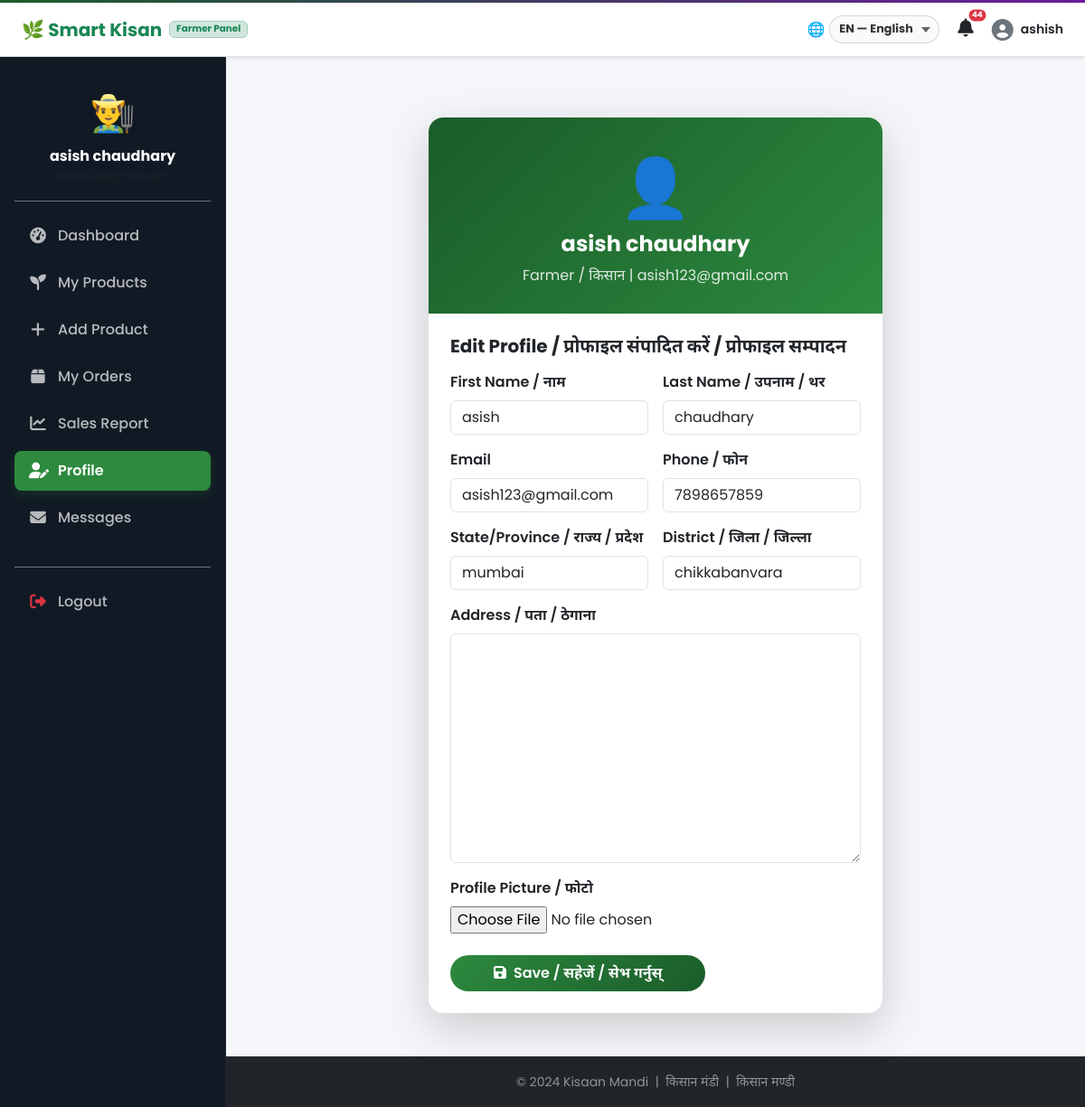
/accounts/profile/ (signed in), run on the app's committed database.
### accounts/models.py (models this page shows, shortened)
class CustomUser(AbstractUser):
    ROLE_CHOICES = [
        ('farmer', 'Farmer / किसान'),
        ('buyer', 'Buyer / खरीदार'),
        ('admin', 'Admin / प्रशासक'),
    ]
    role = models.CharField(max_length=10, choices=ROLE_CHOICES, default='buyer')
    phone = models.CharField(max_length=15, blank=True)
    address = models.TextField(blank=True)
    state = models.CharField(max_length=100, blank=True)
    district = models.CharField(max_length=100, blank=True)
    profile_pic = models.ImageField(upload_to='profiles/', blank=True, null=True)
    is_verified = models.BooleanField(default=False)
    created_at = models.DateTimeField(auto_now_add=True)
    @property
    def is_farmer(self):
        return self.role == 'farmer'

### accounts/views.py (the view)
# urls.py: path('profile/', views.profile_view, name='profile'),
@login_required
def profile_view(request):
    if request.method == 'POST':
        form = ProfileUpdateForm(request.POST, request.FILES, instance=request.user)
        if form.is_valid():
            form.save()
            messages.success(request, 'Profile updated! / प्रोफाइल अपडेट हुई!')
            return redirect('profile')
    else:
        form = ProfileUpdateForm(instance=request.user)
    context = {
        'form': form,
        'base_template': 'base_farmer.html' if request.user.is_farmer else 'base.html',
        'active_tab': 'profile'
    }
    return render(request, 'accounts/profile.html', context)

### accounts/forms.py (shortened to what this page needs)
class ProfileUpdateForm(forms.ModelForm):
    phone = forms.CharField(max_length=10, required=True)
    class Meta:
        model = CustomUser
        fields = ['first_name', 'last_name', 'email', 'phone', 'address', 'state', 'district', 'profile_pic']
    def __init__(self, *args, **kwargs):
        super().__init__(*args, **kwargs)
        if 'first_name' in self.fields:
            self.fields['first_name'].widget.attrs['oninput'] = "this.value = this.value.replace(/[^a-zA-Z]/g, '')"
        if 'last_name' in self.fields:
            self.fields['last_name'].widget.attrs['oninput'] = "this.value = this.value.replace(/[^a-zA-Z]/g, '')"
        if 'phone' in self.fields:
            self.fields['phone'].widget.attrs['oninput'] = "this.value = this.value.replace(/[^0-9]/g, '')"
            self.fields['phone'].widget.attrs['maxlength'] = "10"

### kisaan_mandi/context_processors.py (called while the page is built)
def selected_language(request):
    lang = request.COOKIES.get('km_lang', 'en')
    if lang not in ('en', 'hi', 'ne'):
        lang = 'en'
    context = {'selected_lang': lang}
    if hasattr(request, 'user') and request.user.is_authenticated:
        from django.apps import apps
        try:
            Notification = apps.get_model('orders', 'Notification')
            notifs = Notification.objects.filter(user=request.user).order_by('-created_at')[:8]
            unread_count = Notification.objects.filter(user=request.user, is_read=False).count()
            context['notifications'] = notifs
            context['unread_notifications_count'] = unread_count
        except (LookupError, ValueError):
            pass
    return context

### templates/accounts/profile.html (shortened to what this page needs)
{% extends base_template|default:"base.html" %}
{% block content %}
<div class="container py-4">
<div class="row justify-content-center">
<div class="col-lg-7">
<div class="card border-0 shadow-lg rounded-4 overflow-hidden">
    <div style="background:linear-gradient(135deg,var(--green-dark),var(--green-mid));padding:30px;color:white;text-align:center;">
        {% if user.profile_pic %}<img src="{{ user.profile_pic.url }}" class="rounded-circle mb-3" width="80" height="80" style="object-fit:cover;border:3px solid white;">
        {% else %}<div style="font-size:4rem;">👤</div>{% endif %}
        <h4 class="fw-bold">{{ user.get_full_name|default:user.username }}</h4>
        <p class="mb-0" style="opacity:0.85">{{ user.get_role_display }} | {{ user.email }}</p>
    </div>
    <div class="card-body p-4">
        <h5 class="fw-bold mb-3">Edit Profile / प्रोफाइल संपादित करें / प्रोफाइल सम्पादन</h5>
        <form method="post" enctype="multipart/form-data">
            <div class="row g-3">
                <div class="col-md-6">
                    <label class="form-label fw-semibold">First Name / नाम</label>{{ form.first_name }}
                </div>
                <div class="col-md-6">
                    <label class="form-label fw-semibold">Last Name / उपनाम / थर</label>{{ form.last_name }}
                </div>
                <div class="col-md-6">
                    <label class="form-label fw-semibold">Email</label>{{ form.email }}
                </div>
                <div class="col-md-6">
                    <label class="form-label fw-semibold">Phone / फोन</label>{{ form.phone }}
                </div>
                <div class="col-md-6">
                    <label class="form-label fw-semibold">State/Province / राज्य / प्रदेश</label>{{ form.state }}
                </div>
                <div class="col-md-6">
                    <label class="form-label fw-semibold">District / जिला / जिल्ला</label>{{ form.district }}
                </div>
                <div class="col-12">
                    <label class="form-label fw-semibold">Address / पता / ठेगाना</label>{{ form.address }}
                </div>
                <div class="col-12">
                    <label class="form-label fw-semibold">Profile Picture / फोटो</label>{{ form.profile_pic }}
                </div>
            </div>
            <button type="submit" class="btn btn-kisaan mt-4 px-5">
                <i class="fas fa-save me-2"></i>Save / सहेजें / सेभ गर्नुस्
            </button>
        </form>
    </div>
</div>
</div>
</div>
</div>
{% endblock %}

### templates/base_farmer.html (shortened to what this page needs)
<!DOCTYPE html>
<html lang="en">
<head>
    <link href="https://cdn.jsdelivr.net/npm/bootstrap@5.3.0/dist/css/bootstrap.min.css" rel="stylesheet">
    <link href="https://cdnjs.cloudflare.com/ajax/libs/font-awesome/6.4.0/css/all.min.css" rel="stylesheet">
</head>
<body>
    <div class="farmer-topbar d-flex justify-content-between align-items-center px-3 px-lg-4 shadow-sm">
        <div class="d-flex align-items-center gap-2">
            <a class="navbar-brand text-success d-flex align-items-center gap-2 m-0" href="{% url 'home' %}" style="text-decoration: none;">
                <span style="font-weight: 700; font-size: 1.25rem;">🌿 Smart Kisan</span>
                <span class="badge bg-success-subtle text-success border border-success-subtle d-none d-sm-inline-block" style="font-size:0.65rem;">
                    {% if selected_lang == 'hi' %}किसान पैनल{% elif selected_lang == 'ne' %}किसान प्यानल{% else %}Farmer Panel{% endif %}
                </span>
            </a>
        </div>
        <div class="d-flex align-items-center gap-3">
            <div class="lang-select-wrap">
                <span class="globe-icon">🌐</span>
                <select class="lang-select" onchange="changeLang(this)">
                    <option value="en" {% if selected_lang == 'en' %}selected{% endif %}>EN — English</option>
                </select>
            </div>
            <div class="dropdown">
                <a class="position-relative text-dark text-decoration-none p-1" href="#" id="farmerNotif" role="button" data-bs-toggle="dropdown">
                    <i class="fas fa-bell fs-5"></i>
                    {% if unread_notifications_count > 0 %}
                    <span class="position-absolute top-0 start-100 translate-middle badge rounded-pill bg-danger" style="font-size: 0.55rem; padding: 0.25em 0.4em;">
                        {{ unread_notifications_count }}
                    </span>
                    {% endif %}
                </a>
            </div>
            <div class="dropdown">
                <a class="d-flex align-items-center gap-2 text-dark text-decoration-none" href="#" data-bs-toggle="dropdown">
                    {% if user.profile_pic %}
                    <img src="{{ user.profile_pic.url }}" class="rounded-circle border" width="32" height="32" style="object-fit:cover;">
                    {% else %}
                    <i class="fas fa-user-circle fs-4 text-secondary"></i>
                    {% endif %}
                    <span class="d-none d-md-inline small fw-semibold">{{ user.username }}</span>
                </a>
            </div>
        </div>
    </div>
    <div class="farmer-sidebar d-flex flex-column p-3 text-white" id="farmerSidebar">
        <div class="text-center py-3 border-bottom border-secondary mb-3">
            {% if user.profile_pic %}
            <img src="{{ user.profile_pic.url }}" class="rounded-circle mb-2 border border-2 border-success" width="60" height="60" style="object-fit:cover;">
            {% else %}
            <div class="fs-1 mb-2">👨‍🌾</div>
            {% endif %}
            <h6 class="mb-0 text-white fw-bold">{{ user.get_full_name|default:user.username }}</h6>
            <small class="text-muted" style="font-size:0.75rem;">{{ user.email }}</small>
        </div>
        <ul class="nav nav-pills flex-column mb-auto gap-1">
            <li class="nav-item">
                <a href="{% url 'dashboard' %}" class="nav-link {% if active_tab == 'dashboard' %}active{% endif %}">
                    <i class="fas fa-tachometer-alt"></i>
                    <span>{% if selected_lang == 'hi' %}डैशबोर्ड{% elif selected_lang == 'ne' %}ड्यासबोर्ड{% else %}Dashboard{% endif %}</span>
                </a>
            </li>
            <li class="nav-item">
                <a href="{% url 'my_products' %}" class="nav-link {% if active_tab == 'products' %}active{% endif %}">
                    <i class="fas fa-seedling"></i>
                    <span>{% if selected_lang == 'hi' %}मेरे उत्पाद{% elif selected_lang == 'ne' %}मेरो उत्पादन{% else %}My Products{% endif %}</span>
                </a>
            </li>
            <li class="nav-item">
                <a href="{% url 'add_product' %}" class="nav-link {% if active_tab == 'add_product' %}active{% endif %}">
                    <i class="fas fa-plus"></i>
                    <span>{% if selected_lang == 'hi' %}उत्पाद जोड़ें{% elif selected_lang == 'ne' %}उत्पादन थप्नुस्{% else %}Add Product{% endif %}</span>
                </a>
            </li>
            <li class="nav-item">
                <a href="{% url 'my_orders' %}" class="nav-link {% if active_tab == 'orders' %}active{% endif %}">
                    <i class="fas fa-box"></i>
                    <span>{% if selected_lang == 'hi' %}मेरे ऑर्डर{% elif selected_lang == 'ne' %}मेरो अर्डर{% else %}My Orders{% endif %}</span>
                </a>
            </li>
            <li class="nav-item">
                <a href="{% url 'sales_report' %}" class="nav-link {% if active_tab == 'sales' %}active{% endif %}">
                    <i class="fas fa-chart-line"></i>
                    <span>{% if selected_lang == 'hi' %}बिक्री रिपोर्ट{% elif selected_lang == 'ne' %}बिक्री रिपोर्ट{% else %}Sales Report{% endif %}</span>
                </a>
            </li>
            <li class="nav-item">
                <a href="{% url 'profile' %}" class="nav-link {% if active_tab == 'profile' %}active{% endif %}">
                    <i class="fas fa-user-edit"></i>
                    <span>{% if selected_lang == 'hi' %}प्रोफाइल{% elif selected_lang == 'ne' %}प्रोफाइल{% else %}Profile{% endif %}</span>
                </a>
            </li>
            <li class="nav-item">
                <a href="{% url 'notifications_list' %}" class="nav-link {% if active_tab == 'messages' %}active{% endif %}">
                    <i class="fas fa-envelope"></i>
                    <span>{% if selected_lang == 'hi' %}संदेश / सूचनाएं{% elif selected_lang == 'ne' %}सन्देश / सूचनाहरू{% else %}Messages{% endif %}</span>
                </a>
            </li>
            <li class="nav-item mt-4 pt-3 border-top border-secondary">
                <a href="{% url 'logout' %}" class="nav-link text-danger">
                    <i class="fas fa-sign-out-alt text-danger"></i>
                    <span>Logout</span>
                </a>
            </li>
        </ul>
    </div>
    <div class="farmer-main-content">
        {% block content %}{% endblock %}
    </div>
    <footer class="farmer-footer bg-dark text-white-50 py-3 mt-auto text-center">
        <small>© 2024 Kisaan Mandi &nbsp;|&nbsp; किसान मंडी &nbsp;|&nbsp; किसान मण्डी</small>
    </footer>
</body>
</html>

### templates/base_farmer.html (style rules this page uses)
:root { --green-dark: #1a5c2a; --green-mid: #2d8a3e; --green-light: #4caf50; --orange: #f57c00; --orange-light: #ff9800; --cream: #fefdf8; --gold: #ffc107; --earth: #795548; --nepali-red: #c0392b; --dark-sidebar: #111a24; --light-bg: #f4f6f9; }
* { font-family: 'Poppins', 'Noto Sans Devanagari', sans-serif; }
body { background-color: var(--light-bg); min-height: 100vh; display: flex; flex-direction: column; }
.farmer-topbar { background-color: #ffffff; border-bottom: 1px solid #e0e0e0; height: 60px; position: fixed; top: 3px; left: 0; right: 0; z-index: 1020; }
.farmer-sidebar { background-color: var(--dark-sidebar); width: 250px; min-width: 250px; max-width: 250px; transition: all 0.3s ease; position: fixed; top: 63px; bottom: 0; left: 0; z-index: 1010; overflow-y: auto; border-right: 1px solid rgba(255,255,255,0.05); }
.farmer-sidebar .nav-link { color: rgba(255, 255, 255, 0.7) !important; border-radius: 8px; font-weight: 500; transition: all 0.2s ease; display: flex; align-items: center; gap: 12px; padding: 10px 16px; text-decoration: none; margin-bottom: 4px; }
.farmer-sidebar .nav-link.active { background-color: var(--green-mid) !important; color: #ffffff !important; font-weight: 600; box-shadow: 0 4px 12px rgba(45, 138, 62, 0.2); }
.farmer-sidebar .nav-link i { font-size: 1.1rem; width: 20px; text-align: center; }
.farmer-main-content { margin-left: 250px; margin-top: 63px; padding: 24px; flex-grow: 1; display: flex; flex-direction: column; }
.farmer-footer { margin-left: 250px; transition: all 0.3s ease; }
.lang-select-wrap { display: flex; align-items: center; gap: 5px; }
.lang-select-wrap .globe-icon { font-size: 1rem; line-height: 1; color: #555; }
.lang-select { appearance: none; -webkit-appearance: none; padding: 4px 28px 4px 10px; font-size: 0.8rem; font-weight: 700; font-family: 'Poppins', 'Noto Sans Devanagari', sans-serif; border-radius: 20px; border: 1.5px solid rgba(0, 0, 0, 0.15); color: #333; background-color: rgba(0, 0, 0, 0.02); background-repeat: no-repeat; background-position: right 9px center; cursor: pointer; outline: none; transition: all 0.2s; line-height: 1.6; }
.lang-select option { background: #ffffff; color: #333; font-weight: 600; }
.btn-kisaan { background: linear-gradient(135deg, var(--green-mid), var(--green-dark)); color: white; border: none; border-radius: 25px; padding: 8px 24px; font-weight: 600; transition: all 0.3s; text-decoration: none; display: inline-block; }

### data on the page
CustomUser: username "ashish", get_full_name "asish chaudhary", role "Farmer / किसान", email "asish123@gmail.com", first_name "asish", last_name "chaudhary", phone "7898657859", state "mumbai", district "chikkabanvara"

### other printed values
{{ unread_notifications_count }} "44"
